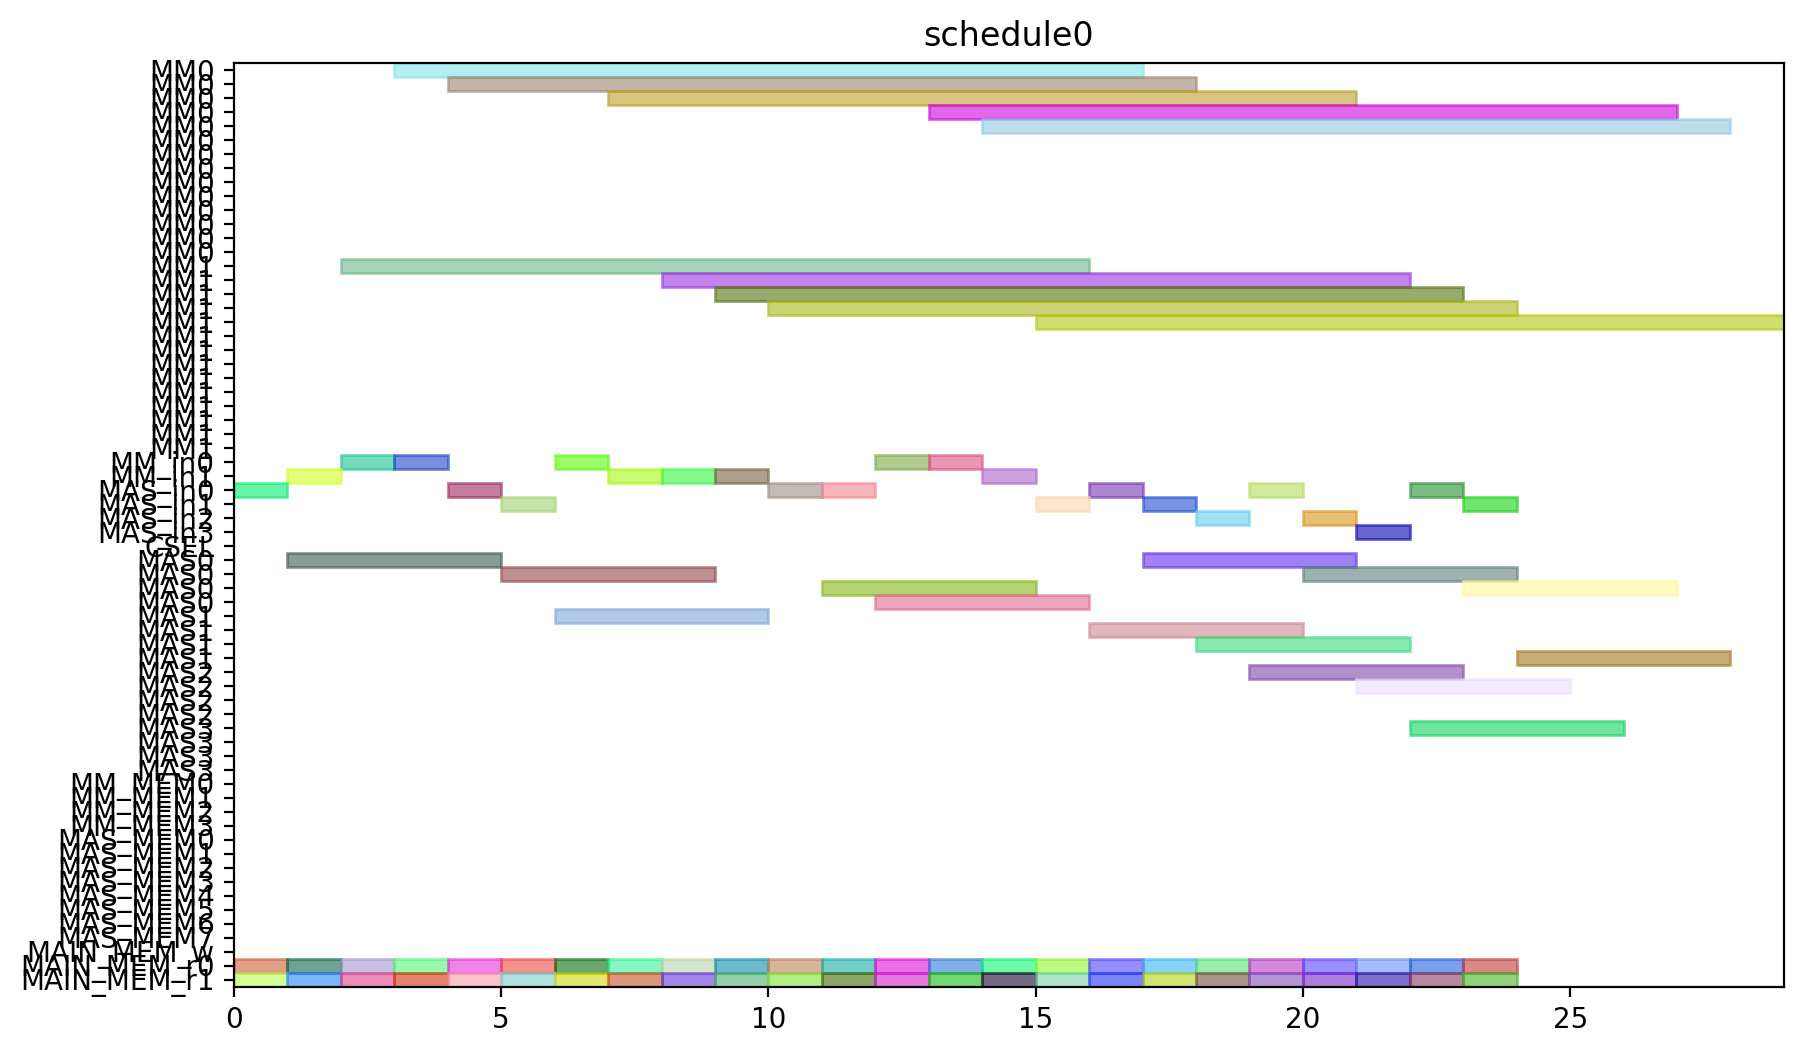

Generate this figure with Python:
from pyschedule import Scenario, solvers, plotters, alt


def solve():
	horizon = 120
	S = Scenario("schedule0", horizon=horizon)

	# resource
	MM = S.Resources('MM', num=2, size=14)
	MM_in = S.Resources('MM_in', num=2)
	MAS_in = S.Resources('MAS_in', num=4)
	CSEL = S.Resource('CSEL')
	MAS = S.Resources('MAS', num=4, size=4, periods=range(1, horizon))
	MM_MEM = S.Resources('MM_MEM', num=4)
	MAS_MEM = S.Resources('MAS_MEM', num=8)
	MAIN_MEM_w = S.Resource('MAIN_MEM_w', size=1)
	MAIN_MEM_r = S.Resources('MAIN_MEM_r', num=2)

	# result of previous scheduling

	# new tasks
	t0_t0 = S.Task('t0_t0', length=4, delay_cost=1)
	t0_t0 += alt(MAS)
	t0_t0_in = S.Task('t0_t0_in', length=1, delay_cost=1)
	t0_t0_in += alt(MAS_in)
	S += t0_t0_in*MAS_in[0]<=t0_t0*MAS[0]

	S += t0_t0_in*MAS_in[1]<=t0_t0*MAS[1]

	S += t0_t0_in*MAS_in[2]<=t0_t0*MAS[2]

	S += t0_t0_in*MAS_in[3]<=t0_t0*MAS[3]

	t0_t0_mem0 = S.Task('t0_t0_mem0', length=1, delay_cost=1)
	t0_t0_mem0 += MAIN_MEM_r[0]
	S += t0_t0_mem0 <= t0_t0

	t0_t0_mem1 = S.Task('t0_t0_mem1', length=1, delay_cost=1)
	t0_t0_mem1 += MAIN_MEM_r[1]
	S += t0_t0_mem1 <= t0_t0

	t0_t1 = S.Task('t0_t1', length=4, delay_cost=1)
	t0_t1 += alt(MAS)
	t0_t1_in = S.Task('t0_t1_in', length=1, delay_cost=1)
	t0_t1_in += alt(MAS_in)
	S += t0_t1_in*MAS_in[0]<=t0_t1*MAS[0]

	S += t0_t1_in*MAS_in[1]<=t0_t1*MAS[1]

	S += t0_t1_in*MAS_in[2]<=t0_t1*MAS[2]

	S += t0_t1_in*MAS_in[3]<=t0_t1*MAS[3]

	t0_t1_mem0 = S.Task('t0_t1_mem0', length=1, delay_cost=1)
	t0_t1_mem0 += MAIN_MEM_r[0]
	S += t0_t1_mem0 <= t0_t1

	t0_t1_mem1 = S.Task('t0_t1_mem1', length=1, delay_cost=1)
	t0_t1_mem1 += MAIN_MEM_r[1]
	S += t0_t1_mem1 <= t0_t1

	t0_t3 = S.Task('t0_t3', length=14, delay_cost=1)
	t0_t3 += alt(MM)
	t0_t3_in = S.Task('t0_t3_in', length=1, delay_cost=1)
	t0_t3_in += alt(MM_in)
	S += t0_t3_in*MM_in[0]<=t0_t3*MM[0]
	S += t0_t3_in*MM_in[1]<=t0_t3*MM[1]
	t0_t3_mem0 = S.Task('t0_t3_mem0', length=1, delay_cost=1)
	t0_t3_mem0 += MAIN_MEM_r[0]
	S += t0_t3_mem0 <= t0_t3

	t0_t3_mem1 = S.Task('t0_t3_mem1', length=1, delay_cost=1)
	t0_t3_mem1 += MAIN_MEM_r[1]
	S += t0_t3_mem1 <= t0_t3

	t10 = S.Task('t10', length=4, delay_cost=1)
	t10 += alt(MAS)
	t10_in = S.Task('t10_in', length=1, delay_cost=1)
	t10_in += alt(MAS_in)
	S += t10_in*MAS_in[0]<=t10*MAS[0]

	S += t10_in*MAS_in[1]<=t10*MAS[1]

	S += t10_in*MAS_in[2]<=t10*MAS[2]

	S += t10_in*MAS_in[3]<=t10*MAS[3]

	t10_mem0 = S.Task('t10_mem0', length=1, delay_cost=1)
	t10_mem0 += MAIN_MEM_r[0]
	S += t10_mem0 <= t10

	t10_mem1 = S.Task('t10_mem1', length=1, delay_cost=1)
	t10_mem1 += MAIN_MEM_r[1]
	S += t10_mem1 <= t10

	t11 = S.Task('t11', length=4, delay_cost=1)
	t11 += alt(MAS)
	t11_in = S.Task('t11_in', length=1, delay_cost=1)
	t11_in += alt(MAS_in)
	S += t11_in*MAS_in[0]<=t11*MAS[0]

	S += t11_in*MAS_in[1]<=t11*MAS[1]

	S += t11_in*MAS_in[2]<=t11*MAS[2]

	S += t11_in*MAS_in[3]<=t11*MAS[3]

	t11_mem0 = S.Task('t11_mem0', length=1, delay_cost=1)
	t11_mem0 += MAIN_MEM_r[0]
	S += t11_mem0 <= t11

	t11_mem1 = S.Task('t11_mem1', length=1, delay_cost=1)
	t11_mem1 += MAIN_MEM_r[1]
	S += t11_mem1 <= t11

	t3_t0 = S.Task('t3_t0', length=14, delay_cost=1)
	t3_t0 += alt(MM)
	t3_t0_in = S.Task('t3_t0_in', length=1, delay_cost=1)
	t3_t0_in += alt(MM_in)
	S += t3_t0_in*MM_in[0]<=t3_t0*MM[0]
	S += t3_t0_in*MM_in[1]<=t3_t0*MM[1]
	t3_t0_mem0 = S.Task('t3_t0_mem0', length=1, delay_cost=1)
	t3_t0_mem0 += MAIN_MEM_r[0]
	S += t3_t0_mem0 <= t3_t0

	t3_t0_mem1 = S.Task('t3_t0_mem1', length=1, delay_cost=1)
	t3_t0_mem1 += MAIN_MEM_r[1]
	S += t3_t0_mem1 <= t3_t0

	t3_t1 = S.Task('t3_t1', length=14, delay_cost=1)
	t3_t1 += alt(MM)
	t3_t1_in = S.Task('t3_t1_in', length=1, delay_cost=1)
	t3_t1_in += alt(MM_in)
	S += t3_t1_in*MM_in[0]<=t3_t1*MM[0]
	S += t3_t1_in*MM_in[1]<=t3_t1*MM[1]
	t3_t1_mem0 = S.Task('t3_t1_mem0', length=1, delay_cost=1)
	t3_t1_mem0 += MAIN_MEM_r[0]
	S += t3_t1_mem0 <= t3_t1

	t3_t1_mem1 = S.Task('t3_t1_mem1', length=1, delay_cost=1)
	t3_t1_mem1 += MAIN_MEM_r[1]
	S += t3_t1_mem1 <= t3_t1

	t3_t2 = S.Task('t3_t2', length=4, delay_cost=1)
	t3_t2 += alt(MAS)
	t3_t2_in = S.Task('t3_t2_in', length=1, delay_cost=1)
	t3_t2_in += alt(MAS_in)
	S += t3_t2_in*MAS_in[0]<=t3_t2*MAS[0]

	S += t3_t2_in*MAS_in[1]<=t3_t2*MAS[1]

	S += t3_t2_in*MAS_in[2]<=t3_t2*MAS[2]

	S += t3_t2_in*MAS_in[3]<=t3_t2*MAS[3]

	t3_t2_mem0 = S.Task('t3_t2_mem0', length=1, delay_cost=1)
	t3_t2_mem0 += MAIN_MEM_r[0]
	S += t3_t2_mem0 <= t3_t2

	t3_t2_mem1 = S.Task('t3_t2_mem1', length=1, delay_cost=1)
	t3_t2_mem1 += MAIN_MEM_r[1]
	S += t3_t2_mem1 <= t3_t2

	t3_t3 = S.Task('t3_t3', length=4, delay_cost=1)
	t3_t3 += alt(MAS)
	t3_t3_in = S.Task('t3_t3_in', length=1, delay_cost=1)
	t3_t3_in += alt(MAS_in)
	S += t3_t3_in*MAS_in[0]<=t3_t3*MAS[0]

	S += t3_t3_in*MAS_in[1]<=t3_t3*MAS[1]

	S += t3_t3_in*MAS_in[2]<=t3_t3*MAS[2]

	S += t3_t3_in*MAS_in[3]<=t3_t3*MAS[3]

	t3_t3_mem0 = S.Task('t3_t3_mem0', length=1, delay_cost=1)
	t3_t3_mem0 += MAIN_MEM_r[0]
	S += t3_t3_mem0 <= t3_t3

	t3_t3_mem1 = S.Task('t3_t3_mem1', length=1, delay_cost=1)
	t3_t3_mem1 += MAIN_MEM_r[1]
	S += t3_t3_mem1 <= t3_t3

	t4_t0 = S.Task('t4_t0', length=4, delay_cost=1)
	t4_t0 += alt(MAS)
	t4_t0_in = S.Task('t4_t0_in', length=1, delay_cost=1)
	t4_t0_in += alt(MAS_in)
	S += t4_t0_in*MAS_in[0]<=t4_t0*MAS[0]

	S += t4_t0_in*MAS_in[1]<=t4_t0*MAS[1]

	S += t4_t0_in*MAS_in[2]<=t4_t0*MAS[2]

	S += t4_t0_in*MAS_in[3]<=t4_t0*MAS[3]

	t4_t0_mem0 = S.Task('t4_t0_mem0', length=1, delay_cost=1)
	t4_t0_mem0 += MAIN_MEM_r[0]
	S += t4_t0_mem0 <= t4_t0

	t4_t0_mem1 = S.Task('t4_t0_mem1', length=1, delay_cost=1)
	t4_t0_mem1 += MAIN_MEM_r[1]
	S += t4_t0_mem1 <= t4_t0

	t4_t1 = S.Task('t4_t1', length=4, delay_cost=1)
	t4_t1 += alt(MAS)
	t4_t1_in = S.Task('t4_t1_in', length=1, delay_cost=1)
	t4_t1_in += alt(MAS_in)
	S += t4_t1_in*MAS_in[0]<=t4_t1*MAS[0]

	S += t4_t1_in*MAS_in[1]<=t4_t1*MAS[1]

	S += t4_t1_in*MAS_in[2]<=t4_t1*MAS[2]

	S += t4_t1_in*MAS_in[3]<=t4_t1*MAS[3]

	t4_t1_mem0 = S.Task('t4_t1_mem0', length=1, delay_cost=1)
	t4_t1_mem0 += MAIN_MEM_r[0]
	S += t4_t1_mem0 <= t4_t1

	t4_t1_mem1 = S.Task('t4_t1_mem1', length=1, delay_cost=1)
	t4_t1_mem1 += MAIN_MEM_r[1]
	S += t4_t1_mem1 <= t4_t1

	t4_t3 = S.Task('t4_t3', length=14, delay_cost=1)
	t4_t3 += alt(MM)
	t4_t3_in = S.Task('t4_t3_in', length=1, delay_cost=1)
	t4_t3_in += alt(MM_in)
	S += t4_t3_in*MM_in[0]<=t4_t3*MM[0]
	S += t4_t3_in*MM_in[1]<=t4_t3*MM[1]
	t4_t3_mem0 = S.Task('t4_t3_mem0', length=1, delay_cost=1)
	t4_t3_mem0 += MAIN_MEM_r[0]
	S += t4_t3_mem0 <= t4_t3

	t4_t3_mem1 = S.Task('t4_t3_mem1', length=1, delay_cost=1)
	t4_t3_mem1 += MAIN_MEM_r[1]
	S += t4_t3_mem1 <= t4_t3

	t5_t0 = S.Task('t5_t0', length=14, delay_cost=1)
	t5_t0 += alt(MM)
	t5_t0_in = S.Task('t5_t0_in', length=1, delay_cost=1)
	t5_t0_in += alt(MM_in)
	S += t5_t0_in*MM_in[0]<=t5_t0*MM[0]
	S += t5_t0_in*MM_in[1]<=t5_t0*MM[1]
	t5_t0_mem0 = S.Task('t5_t0_mem0', length=1, delay_cost=1)
	t5_t0_mem0 += MAIN_MEM_r[0]
	S += t5_t0_mem0 <= t5_t0

	t5_t0_mem1 = S.Task('t5_t0_mem1', length=1, delay_cost=1)
	t5_t0_mem1 += MAIN_MEM_r[1]
	S += t5_t0_mem1 <= t5_t0

	t5_t1 = S.Task('t5_t1', length=14, delay_cost=1)
	t5_t1 += alt(MM)
	t5_t1_in = S.Task('t5_t1_in', length=1, delay_cost=1)
	t5_t1_in += alt(MM_in)
	S += t5_t1_in*MM_in[0]<=t5_t1*MM[0]
	S += t5_t1_in*MM_in[1]<=t5_t1*MM[1]
	t5_t1_mem0 = S.Task('t5_t1_mem0', length=1, delay_cost=1)
	t5_t1_mem0 += MAIN_MEM_r[0]
	S += t5_t1_mem0 <= t5_t1

	t5_t1_mem1 = S.Task('t5_t1_mem1', length=1, delay_cost=1)
	t5_t1_mem1 += MAIN_MEM_r[1]
	S += t5_t1_mem1 <= t5_t1

	t5_t2 = S.Task('t5_t2', length=4, delay_cost=1)
	t5_t2 += alt(MAS)
	t5_t2_in = S.Task('t5_t2_in', length=1, delay_cost=1)
	t5_t2_in += alt(MAS_in)
	S += t5_t2_in*MAS_in[0]<=t5_t2*MAS[0]

	S += t5_t2_in*MAS_in[1]<=t5_t2*MAS[1]

	S += t5_t2_in*MAS_in[2]<=t5_t2*MAS[2]

	S += t5_t2_in*MAS_in[3]<=t5_t2*MAS[3]

	t5_t2_mem0 = S.Task('t5_t2_mem0', length=1, delay_cost=1)
	t5_t2_mem0 += MAIN_MEM_r[0]
	S += t5_t2_mem0 <= t5_t2

	t5_t2_mem1 = S.Task('t5_t2_mem1', length=1, delay_cost=1)
	t5_t2_mem1 += MAIN_MEM_r[1]
	S += t5_t2_mem1 <= t5_t2

	t5_t3 = S.Task('t5_t3', length=4, delay_cost=1)
	t5_t3 += alt(MAS)
	t5_t3_in = S.Task('t5_t3_in', length=1, delay_cost=1)
	t5_t3_in += alt(MAS_in)
	S += t5_t3_in*MAS_in[0]<=t5_t3*MAS[0]

	S += t5_t3_in*MAS_in[1]<=t5_t3*MAS[1]

	S += t5_t3_in*MAS_in[2]<=t5_t3*MAS[2]

	S += t5_t3_in*MAS_in[3]<=t5_t3*MAS[3]

	t5_t3_mem0 = S.Task('t5_t3_mem0', length=1, delay_cost=1)
	t5_t3_mem0 += MAIN_MEM_r[0]
	S += t5_t3_mem0 <= t5_t3

	t5_t3_mem1 = S.Task('t5_t3_mem1', length=1, delay_cost=1)
	t5_t3_mem1 += MAIN_MEM_r[1]
	S += t5_t3_mem1 <= t5_t3

	t6_t0 = S.Task('t6_t0', length=14, delay_cost=1)
	t6_t0 += alt(MM)
	t6_t0_in = S.Task('t6_t0_in', length=1, delay_cost=1)
	t6_t0_in += alt(MM_in)
	S += t6_t0_in*MM_in[0]<=t6_t0*MM[0]
	S += t6_t0_in*MM_in[1]<=t6_t0*MM[1]
	t6_t0_mem0 = S.Task('t6_t0_mem0', length=1, delay_cost=1)
	t6_t0_mem0 += MAIN_MEM_r[0]
	S += t6_t0_mem0 <= t6_t0

	t6_t0_mem1 = S.Task('t6_t0_mem1', length=1, delay_cost=1)
	t6_t0_mem1 += MAIN_MEM_r[1]
	S += t6_t0_mem1 <= t6_t0

	t6_t1 = S.Task('t6_t1', length=14, delay_cost=1)
	t6_t1 += alt(MM)
	t6_t1_in = S.Task('t6_t1_in', length=1, delay_cost=1)
	t6_t1_in += alt(MM_in)
	S += t6_t1_in*MM_in[0]<=t6_t1*MM[0]
	S += t6_t1_in*MM_in[1]<=t6_t1*MM[1]
	t6_t1_mem0 = S.Task('t6_t1_mem0', length=1, delay_cost=1)
	t6_t1_mem0 += MAIN_MEM_r[0]
	S += t6_t1_mem0 <= t6_t1

	t6_t1_mem1 = S.Task('t6_t1_mem1', length=1, delay_cost=1)
	t6_t1_mem1 += MAIN_MEM_r[1]
	S += t6_t1_mem1 <= t6_t1

	t6_t2 = S.Task('t6_t2', length=4, delay_cost=1)
	t6_t2 += alt(MAS)
	t6_t2_in = S.Task('t6_t2_in', length=1, delay_cost=1)
	t6_t2_in += alt(MAS_in)
	S += t6_t2_in*MAS_in[0]<=t6_t2*MAS[0]

	S += t6_t2_in*MAS_in[1]<=t6_t2*MAS[1]

	S += t6_t2_in*MAS_in[2]<=t6_t2*MAS[2]

	S += t6_t2_in*MAS_in[3]<=t6_t2*MAS[3]

	t6_t2_mem0 = S.Task('t6_t2_mem0', length=1, delay_cost=1)
	t6_t2_mem0 += MAIN_MEM_r[0]
	S += t6_t2_mem0 <= t6_t2

	t6_t2_mem1 = S.Task('t6_t2_mem1', length=1, delay_cost=1)
	t6_t2_mem1 += MAIN_MEM_r[1]
	S += t6_t2_mem1 <= t6_t2

	t6_t3 = S.Task('t6_t3', length=4, delay_cost=1)
	t6_t3 += alt(MAS)
	t6_t3_in = S.Task('t6_t3_in', length=1, delay_cost=1)
	t6_t3_in += alt(MAS_in)
	S += t6_t3_in*MAS_in[0]<=t6_t3*MAS[0]

	S += t6_t3_in*MAS_in[1]<=t6_t3*MAS[1]

	S += t6_t3_in*MAS_in[2]<=t6_t3*MAS[2]

	S += t6_t3_in*MAS_in[3]<=t6_t3*MAS[3]

	t6_t3_mem0 = S.Task('t6_t3_mem0', length=1, delay_cost=1)
	t6_t3_mem0 += MAIN_MEM_r[0]
	S += t6_t3_mem0 <= t6_t3

	t6_t3_mem1 = S.Task('t6_t3_mem1', length=1, delay_cost=1)
	t6_t3_mem1 += MAIN_MEM_r[1]
	S += t6_t3_mem1 <= t6_t3

	t7_t0 = S.Task('t7_t0', length=14, delay_cost=1)
	t7_t0 += alt(MM)
	t7_t0_in = S.Task('t7_t0_in', length=1, delay_cost=1)
	t7_t0_in += alt(MM_in)
	S += t7_t0_in*MM_in[0]<=t7_t0*MM[0]
	S += t7_t0_in*MM_in[1]<=t7_t0*MM[1]
	t7_t0_mem0 = S.Task('t7_t0_mem0', length=1, delay_cost=1)
	t7_t0_mem0 += MAIN_MEM_r[0]
	S += t7_t0_mem0 <= t7_t0

	t7_t0_mem1 = S.Task('t7_t0_mem1', length=1, delay_cost=1)
	t7_t0_mem1 += MAIN_MEM_r[1]
	S += t7_t0_mem1 <= t7_t0

	t7_t1 = S.Task('t7_t1', length=14, delay_cost=1)
	t7_t1 += alt(MM)
	t7_t1_in = S.Task('t7_t1_in', length=1, delay_cost=1)
	t7_t1_in += alt(MM_in)
	S += t7_t1_in*MM_in[0]<=t7_t1*MM[0]
	S += t7_t1_in*MM_in[1]<=t7_t1*MM[1]
	t7_t1_mem0 = S.Task('t7_t1_mem0', length=1, delay_cost=1)
	t7_t1_mem0 += MAIN_MEM_r[0]
	S += t7_t1_mem0 <= t7_t1

	t7_t1_mem1 = S.Task('t7_t1_mem1', length=1, delay_cost=1)
	t7_t1_mem1 += MAIN_MEM_r[1]
	S += t7_t1_mem1 <= t7_t1

	t7_t2 = S.Task('t7_t2', length=4, delay_cost=1)
	t7_t2 += alt(MAS)
	t7_t2_in = S.Task('t7_t2_in', length=1, delay_cost=1)
	t7_t2_in += alt(MAS_in)
	S += t7_t2_in*MAS_in[0]<=t7_t2*MAS[0]

	S += t7_t2_in*MAS_in[1]<=t7_t2*MAS[1]

	S += t7_t2_in*MAS_in[2]<=t7_t2*MAS[2]

	S += t7_t2_in*MAS_in[3]<=t7_t2*MAS[3]

	t7_t2_mem0 = S.Task('t7_t2_mem0', length=1, delay_cost=1)
	t7_t2_mem0 += MAIN_MEM_r[0]
	S += t7_t2_mem0 <= t7_t2

	t7_t2_mem1 = S.Task('t7_t2_mem1', length=1, delay_cost=1)
	t7_t2_mem1 += MAIN_MEM_r[1]
	S += t7_t2_mem1 <= t7_t2

	t7_t3 = S.Task('t7_t3', length=4, delay_cost=1)
	t7_t3 += alt(MAS)
	t7_t3_in = S.Task('t7_t3_in', length=1, delay_cost=1)
	t7_t3_in += alt(MAS_in)
	S += t7_t3_in*MAS_in[0]<=t7_t3*MAS[0]

	S += t7_t3_in*MAS_in[1]<=t7_t3*MAS[1]

	S += t7_t3_in*MAS_in[2]<=t7_t3*MAS[2]

	S += t7_t3_in*MAS_in[3]<=t7_t3*MAS[3]

	t7_t3_mem0 = S.Task('t7_t3_mem0', length=1, delay_cost=1)
	t7_t3_mem0 += MAIN_MEM_r[0]
	S += t7_t3_mem0 <= t7_t3

	t7_t3_mem1 = S.Task('t7_t3_mem1', length=1, delay_cost=1)
	t7_t3_mem1 += MAIN_MEM_r[1]
	S += t7_t3_mem1 <= t7_t3

	solvers.mip.solve(S,msg=1,kind='CPLEX',ratio_gap=1.01)

	solution = [['hoge']*len(S.solution()[1]) for i in range(len(S.solution()))]
	for i in range(len(S.solution())):
		for j in range(len(S.solution()[i])):
			solution[i][j]=str(S.solution()[i][j])
	print(solution)

	cycles = int(solution[-1][3])

	pic_file_name = "/mnt/rose/usr1/fukuda/ABE/multiRAM_multiMAS_16mux/scheduling_result/stage14MM2_stage4MAS4/SQR012345/schedule0.png"
	if(S.solution() != []):
		plotters.matplotlib.plot(S,img_filename=pic_file_name, show_task_labels=False, fig_size=(cycles*0.25+3, 6))

	return solution
